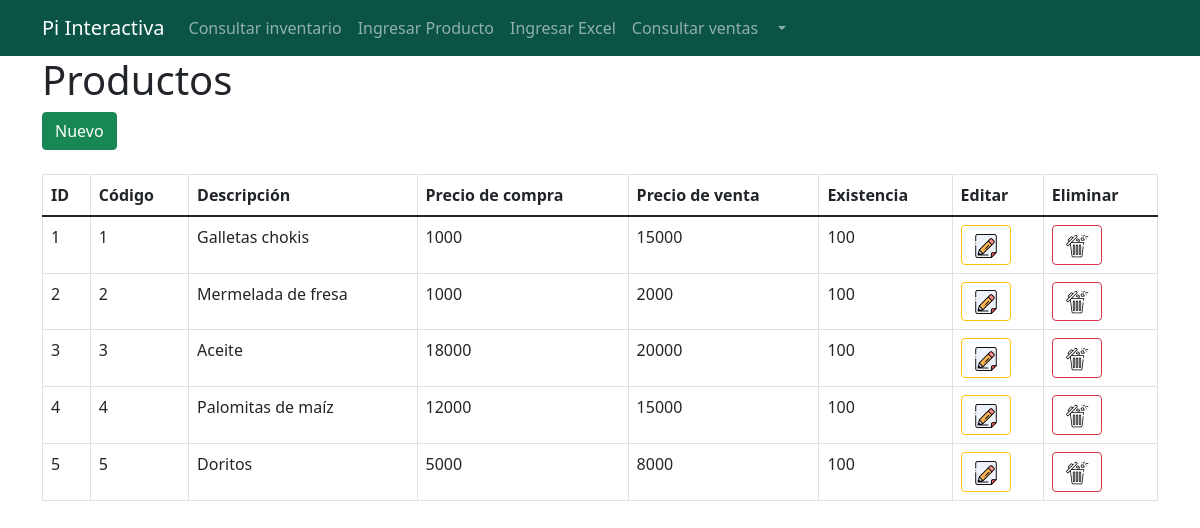
The app's page /admin/inventario.php with its own data.
### tables this page shows
CREATE TABLE productos(
	id BIGINT UNSIGNED NOT NULL AUTO_INCREMENT,
	codigo VARCHAR(255) NOT NULL,
	descripcion VARCHAR(255) NOT NULL,
	precioVenta int NOT NULL,
	precioCompra int NOT NULL,
	existencia int NOT NULL,
	PRIMARY KEY(id)
);

### admin/inventario.php (the view, shortened to what this page needs)
<?php
    include_once '../conexion.php';
    $sentencia = $con->query("SELECT * FROM productos;");
    $productos = $sentencia->fetchAll(PDO::FETCH_OBJ);
?>
<!DOCTYPE html>
<html lang="en">
<?php
    include_once './header.php';
    include_once './adminNavbar.php';
?>
<body>
    <div class="container">
        <div class="row">
            <div class="col-lg-12">
            <h1>Productos</h1>
            <div>
                <a class="btn btn-success" href="./ingresarProducto.php">Nuevo <i class="fa fa-plus"></i></a>
            </div>
            <br>
            <table class="table table-bordered">
                <thead>
                    <tr>
                        <th>ID</th>
                        <th>Código</th>
                        <th>Descripción</th>
                        <th>Precio de compra</th>
                        <th>Precio de venta</th>
                        <th>Existencia</th>
                        <th>Editar</th>
                        <th>Eliminar</th>
                    </tr>
                </thead>
                <tbody>
                    <?php foreach($productos as $producto){ ?>
                    <tr>
                        <td><?php echo $producto->id ?></td>
                        <td><?php echo $producto->codigo ?></td>
                        <td><?php echo $producto->descripcion ?></td>
                        <td><?php echo $producto->precioCompra ?></td>
                        <td><?php echo $producto->precioVenta ?></td>
                        <td><?php echo $producto->existencia ?></td>
                        <td><a class="btn btn-outline-warning" href="<?php echo "editar.php?id=" . $producto->id?>"><img src="../images/edit.png" alt=""></a></td>
                        <td><a class="btn btn-outline-danger" href="<?php echo "eliminar.php?id=" . $producto->id?>"><img src="../images/bin.png" alt=""></a></td>
                    </tr>
                    <?php } ?>
                </tbody>
            </table>
        </div>
        </div>
    </div>
</body>
</html>

### admin/header.php (shortened to what this page needs)
<head>
    <link href="https://cdn.jsdelivr.net/npm/bootstrap@5.1.3/dist/css/bootstrap.min.css" rel="stylesheet">
    <link rel="stylesheet" href="../css/style.css">
</head>

### admin/adminNavbar.php (shortened to what this page needs)
<nav style="background-color: #0B5345;" class="navbar navbar-expand-lg navbar-dark ">
  <div class="container">
    <a class="navbar-brand" href="./index.php">Pi Interactiva</a>
    <div class="collapse navbar-collapse" id="navbarSupportedContent">
      <ul class="navbar-nav me-auto mb-2 mb-lg-0">
	  	  <li class="nav-item">
          <a class="nav-link" href="./inventario.php">Consultar inventario</a>
        </li>
	  	  <li class="nav-item">
          <a class="nav-link" href="./ingresarProducto.php">Ingresar Producto</a>
        </li>
        <li class="nav-item">
          <a class="nav-link" href="./ingresoExcel.php">Ingresar Excel</a>
        </li>
        <li class="nav-item">
          <a class="nav-link" href="./ventas.php">Consultar ventas</a>
        </li>
        <li class="nav-item dropdown">
          <a class="nav-link dropdown-toggle" href="#" id="navbarDropdown" role="button" data-bs-toggle="dropdown" aria-expanded="false">
          </a>
        </li>
      </ul>
    </div>
  </div>
</nav>

### css/style.css (style rules this page uses)
body { background-color: #ffffff; }

### records on screen
productos: id "1", codigo "1", descripcion "Galletas chokis", precioCompra "1000", precioVenta "15000", existencia "100"
productos: id "2", codigo "2", descripcion "Mermelada de fresa", precioCompra "1000", precioVenta "2000", existencia "100"
productos: id "3", codigo "3", descripcion "Aceite", precioCompra "18000", precioVenta "20000", existencia "100"
productos: id "4", codigo "4", descripcion "Palomitas de maíz", precioCompra "12000", precioVenta "15000", existencia "100"
productos: id "5", codigo "5", descripcion "Doritos", precioCompra "5000", precioVenta "8000", existencia "100"
